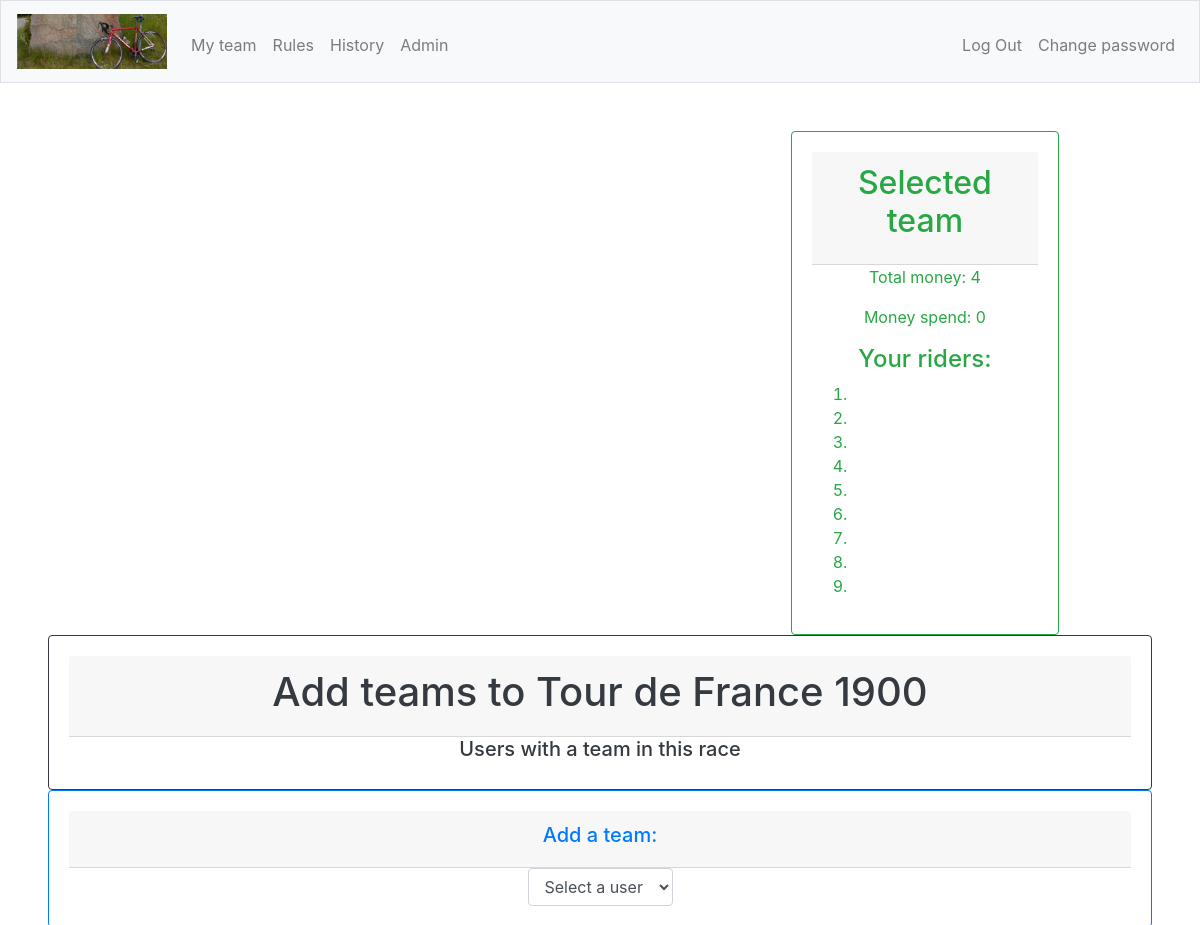
Before: /addTeamAdmin?activecomp=22 (signed in, upper part) with the older database file.
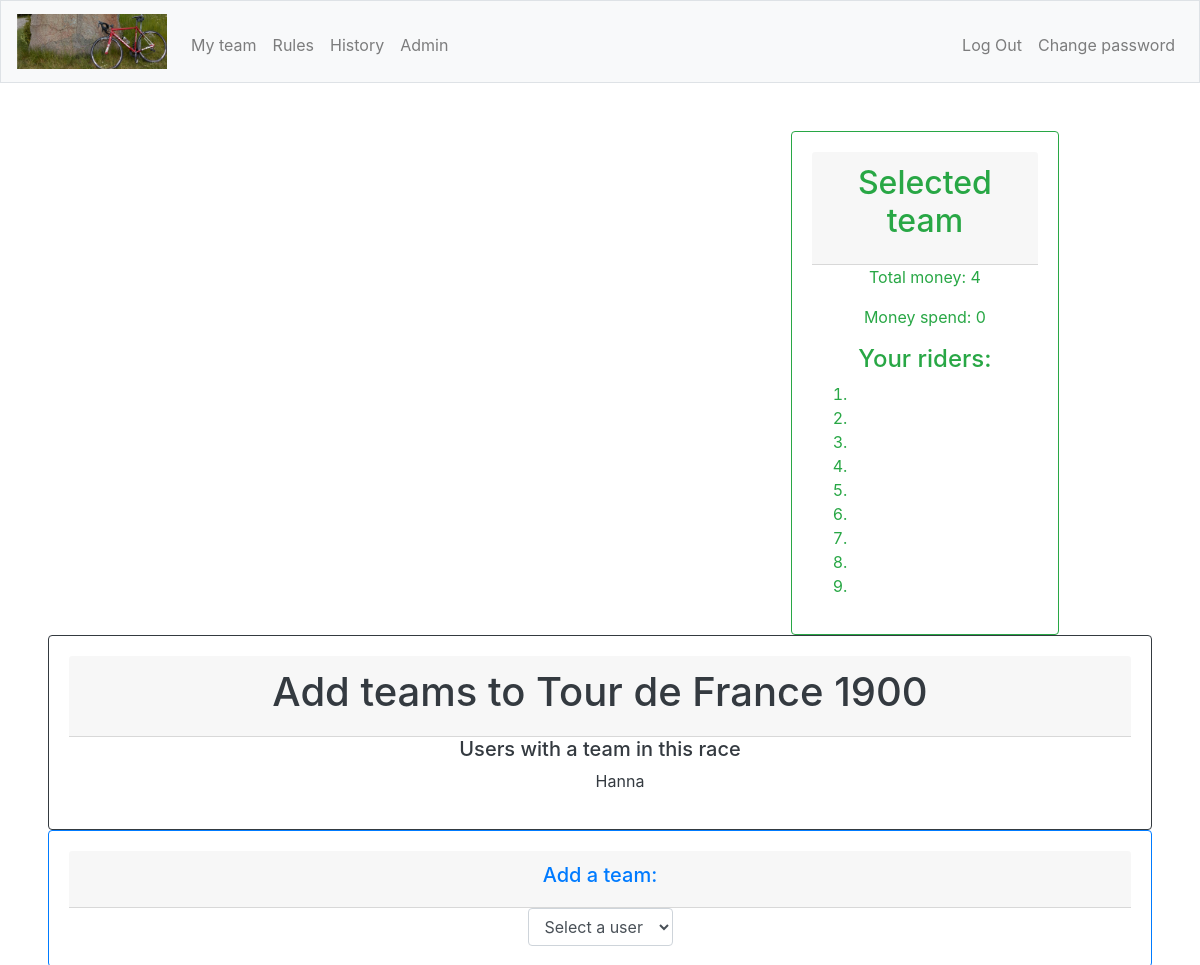
After: the same page with the newer database file.
### tables this page shows
CREATE TABLE "competitions" (
	"id"	INTEGER NOT NULL UNIQUE,
	"racetype_id"	INTEGER NOT NULL,
	"year"	TEXT NOT NULL,
	"startdate"	TEXT NOT NULL,
	"reg_active"	INTEGER NOT NULL,
	"reg_stop"	TEXT NOT NULL,
	"racedays"	INTEGER NOT NULL,
	"total_price"	INTEGER NOT NULL DEFAULT 0,
	"min_outsider"	INTEGER NOT NULL DEFAULT 0,
	PRIMARY KEY("id" AUTOINCREMENT),
	FOREIGN KEY("racetype_id") REFERENCES "racetypes"("id")
);

CREATE TABLE "users" (
	"id"	INTEGER NOT NULL,
	"username"	TEXT NOT NULL,
	"hash"	TEXT NOT NULL,
	"role"	INTEGER NOT NULL DEFAULT 1,
	"approved"	INTEGER NOT NULL DEFAULT 0,
	PRIMARY KEY("id" AUTOINCREMENT)
);

### app.py (the view, shortened to what this page needs)
@app.route("/addTeamAdmin", methods=["GET", "POST"])
@login_required
def addTeamAdmin():
    if request.method == "GET":
        role = getRole()
        if role==2:
            compid = request.args.get('activecomp', None)
            comps = db.execute("SELECT id, racetype_id, year, startdate, reg_stop, racedays, reg_active, total_price FROM competitions WHERE id = :compid", compid=compid)
            total_price = comps[0]["total_price"]
            currentTeams = db.execute("SELECT users.username \
                                        FROM users      \
                                        INNER JOIN team ON users.id = team.user_id \
                                        WHERE comp_id = :compid \
                                        ORDER BY users.username ASC", compid=compid)
            newTeamUser = db.execute("SELECT users.username, users.id \
                                        FROM users      \
                                        WHERE users.id NOT IN (SELECT team.user_id \
                                                                FROM team \
                                                                WHERE team.comp_id = :compid)    \
                                        ORDER BY users.username ASC", compid=compid)
            allRiders = db.execute("Select id, comp_id, rider, nationality, price, rides_for \
                                    FROM riders \
                                    WHERE comp_id = :activecomp_ID \
                                    Order by rides_for ASC, rider ASC", activecomp_ID=compid)
            rider_price = {}
            for rider in allRiders:
                rider_price[rider["rider"]] = rider["price"]
            jsonify(rider_price)
            return render_template("addTeamAdmin.html", compid=compid, comps=comps, total_price=total_price, role=role, currentTeams=currentTeams, newTeamUser=newTeamUser, allRiders=allRiders, rider_price=rider_price)
        else:
            return apology("access denied", 400)

### app.py (called while the page is built)
@app.after_request
def after_request(response):
    response.headers["Cache-Control"] = "no-cache, no-store, must-revalidate"
    response.headers["Expires"] = 0
    response.headers["Pragma"] = "no-cache"
    return response

### helpers.py (called while the page is built)
def login_required(f):
    @wraps(f)
    def decorated_function(*args, **kwargs):
        if session.get("user_id") is None:
            return redirect("/login")
        return f(*args, **kwargs)
    return decorated_function

def getRole():
    role = db.execute("SELECT role FROM users WHERE id = :userid", userid=session["user_id"])
    role2 = role[0]["role"]
    return role2

### templates/addTeamAdmin.html (shortened to what the changed rows need)
{% extends "layout.html" %}
{% block main %}
    <div>
        <form id="addTeamAdmin" action="/addTeamAdmin" method="post">
            <div class="form-group">
                <div class="form-row">
                    <div class="col-sm-3 offset-sm-8 leaderbord">
                        <div class="card border-success">
                            <div class="card-body text-success">
                                <div class="card-header">
                                    <h2 class="card-title">Selected team</h2>
                                </div>
                            </div>
                        </div>
                    </div>
                </div>
                <div class="form-row">
                    <div class="col-sm-12">
                        {% if comps %}
                        <div class="card border-dark">
                            <div class="card-body text-dark">
                                <div class="card-header">
                                    {% set ns = namespace(last_team = "nothing") %}
                                    {% set ct = namespace(count = 0) %}
                                    {% set rank = namespace(value = 0) %}
                                    {% set money = namespace(class = "money") %}
                                    {% for comp in comps %}
                                        {% if comp.racetype_id == 1 %}
                                            <h1>Add teams to Tour de France {{comp.year}}</h5>
                                        {% elif comp.racetype_id == 2 %}
                                            <h1>Add teams to Giro d'Italia {{comp.year}}</h5>
                                        {% elif comp.racetype_id == 3 %}
                                            <h1>Add teams to Vuelta a España {{comp.year}}</h5>
                                        {% endif %}
                                </div>
                                <h5>Users with a team in this race</h5>
                                    {% if currentTeams %}
                                        <ul style="list-style-type:none">
                                        {% for currentTeam in currentTeams %}
                                            <li>{{currentTeam.username}}</li>
                                        {% endfor %}
                                        </ul>
                                    {% endif %}
                            </div>
                        </div>
                    </div>
                </div>
                <div class="form-row">
                    <div class="col-sm-12">
                        <div class="card border-primary">
                            <div class="card-body text-primary">
                                <div class="card-header">
                                    <h5>Add a team:</h5>
                                </div>
                                <p class="card-text">
                                    <select class="form-control" name="username" id="username">
                                        <option selected style="font-style: italic;">Select a user</option>
                                    </select>
                                </p>
                            </div>
                        </div>
                    </div>
                </div>
        </form>
        {% endfor %}
    {% endif %}
    </div>
{% endblock %}

Changed rows visible on the page:
changed competitions: gains users (username "Hanna")
